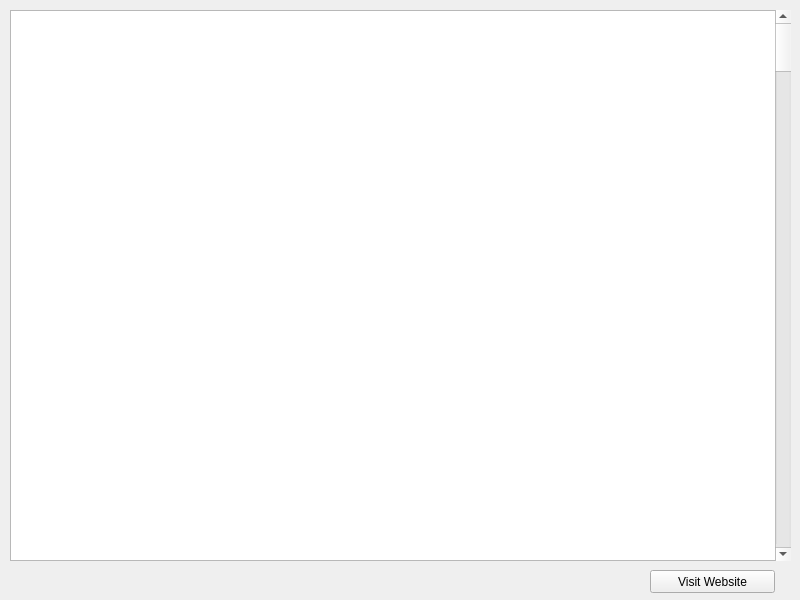
<?xml version="1.0" encoding="UTF-8"?>
<ui version="4.0">
 <class>transactionsWindow</class>
 <widget class="QMainWindow" name="transactionsWindow">
  <property name="geometry">
   <rect>
    <x>0</x>
    <y>0</y>
    <width>800</width>
    <height>600</height>
   </rect>
  </property>
  <property name="windowTitle">
   <string>MainWindow</string>
  </property>
  <widget class="QWidget" name="centralwidget">
   <widget class="QTableView" name="transactionsTable">
    <property name="geometry">
     <rect>
      <x>10</x>
      <y>10</y>
      <width>781</width>
      <height>551</height>
     </rect>
    </property>
    <property name="autoFillBackground">
     <bool>true</bool>
    </property>
    <property name="showGrid">
     <bool>true</bool>
    </property>
    <property name="sortingEnabled">
     <bool>false</bool>
    </property>
   </widget>
   <widget class="QPushButton" name="websiteButton">
    <property name="geometry">
     <rect>
      <x>650</x>
      <y>570</y>
      <width>125</width>
      <height>23</height>
     </rect>
    </property>
    <property name="text">
     <string>Visit Website</string>
    </property>
   </widget>
   <widget class="QScrollBar" name="verticalScrollBar">
    <property name="geometry">
     <rect>
      <x>775</x>
      <y>10</y>
      <width>16</width>
      <height>551</height>
     </rect>
    </property>
    <property name="orientation">
     <enum>Qt::Vertical</enum>
    </property>
   </widget>
  </widget>
 </widget>
 <resources/>
 <connections/>
</ui>
